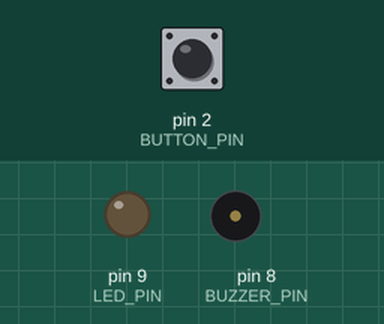
This sketch was run on a simulated Arduino Uno, built with avr-gcc and run on an emulated ATmega328P. Parts: output pins drawn as LEDs (lit = HIGH), buzzer (waves = sounding, pin HIGH). Inputs (shaded band) come from the test bench; at power-on: pin 2 (BUTTON_PIN) HIGH. What the sketch prints to the serial monitor is not drawn.

Above: at 1.2 s.
1.3 s: pin 2 (BUTTON_PIN) pulled LOW for 0.15 s
At 1.4 s:
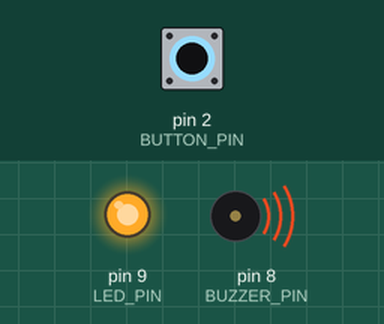
2.9 s: pin 2 (BUTTON_PIN) pulled LOW for 3.2 s
At 7.3 s:
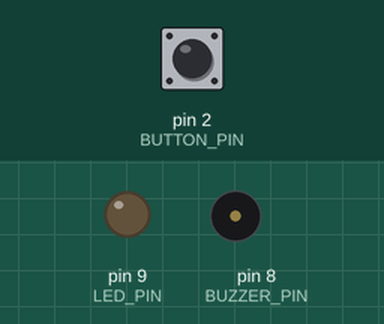
Timing chart, 0 to 8.8 s (numbered marks = the images above; inputs shaded):
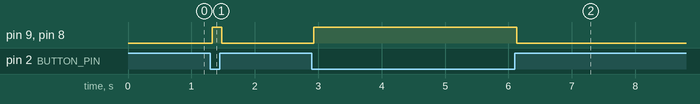

Measured:
- after the input at 1.3 s, pin 9 (LED_PIN), pin 8 (BUZZER_PIN): LOW → HIGH at once, → LOW 0.15 s later
- after the input at 2.9 s, pin 9 (LED_PIN), pin 8 (BUZZER_PIN): LOW → HIGH at once, → LOW 3.2 s later

The sketch:

Controls.ino
```cpp
const int BUZZER_PIN = 8; // 5V Active Buzzer
const int LED_PIN = 9;    // 5mm LED + 220 ohm resistor
const int BUTTON_PIN = 2; // Tactile push button (INPUT_PULLUP)

// Timing rules from Slide 8
const unsigned long BASE_UNIT = 120;     // 1T = 120ms
const unsigned long DOT_THRESHOLD = 250; // <250ms = Dot, >=250ms = Dash
const unsigned long LETTER_GAP = 360;    // 3T = 360ms
const unsigned long WORD_GAP = 840;      // 7T = 840ms
const unsigned long DEBOUNCE_DELAY = 30; // 30ms debounce

int buttonState = HIGH;
int lastReading = HIGH;
unsigned long lastDebounceTime = 0;
unsigned long pressStart = 0;
unsigned long releaseStart = 0;

bool sentLetterGap = true;
bool sentWordGap = true;

String txQueue = "";
unsigned long timer = 0;
unsigned long duration = 0;
bool isBeeping = false;
bool isPausing = false;

void setup()
{
    pinMode(BUZZER_PIN, OUTPUT);
    pinMode(LED_PIN, OUTPUT);
    pinMode(BUTTON_PIN, INPUT_PULLUP);
    Serial.begin(9600);
}

void loop()
{
    unsigned long now = millis();
    readButton(now);
    readSerial();
    playQueue(now);
}

void readButton(unsigned long now)
{
    int reading = digitalRead(BUTTON_PIN);
    if (reading != lastReading)
    {
        lastDebounceTime = now;
    }

    if ((now - lastDebounceTime) > DEBOUNCE_DELAY)
    {
        if (reading != buttonState)
        {
            buttonState = reading;

            if (buttonState == LOW)
            {
                pressStart = now;
                digitalWrite(BUZZER_PIN, HIGH);
                digitalWrite(LED_PIN, HIGH);
            }
            else
            {
                digitalWrite(BUZZER_PIN, LOW);
                digitalWrite(LED_PIN, LOW);
                releaseStart = now;

                if ((now - pressStart) < DOT_THRESHOLD)
                {
                    Serial.print('.');
                }
                else
                {
                    Serial.print('-');
                }
                sentLetterGap = false;
                sentWordGap = false;
            }
        }
    }
    lastReading = reading;

    if (buttonState == HIGH)
    {
        unsigned long silence = now - releaseStart;
        if (!sentLetterGap && silence >= LETTER_GAP)
        {
            Serial.print(' '); // Tells Python to decode the letter
            sentLetterGap = true;
        }
        if (sentLetterGap && !sentWordGap && silence >= WORD_GAP)
        {
            Serial.print('/'); // Tells Python to insert a word space
            sentWordGap = true;
        }
    }
}

void readSerial()
{
    while (Serial.available() > 0)
    {
        char c = Serial.read();
        if (c == '.' || c == '-' || c == ' ' || c == '/')
        {
            txQueue += c;
        }
    }
}

void playQueue(unsigned long now)
{
    if (isBeeping)
    {
        if (now - timer >= duration)
        {
            digitalWrite(BUZZER_PIN, LOW);
            digitalWrite(LED_PIN, LOW);
            isBeeping = false;
            isPausing = true;
            timer = now;
            duration = BASE_UNIT; // 120ms intra-character gap
        }
        return;
    }

    if (isPausing)
    {
        if (now - timer >= duration)
        {
            isPausing = false;
        }
        return;
    }

    if (txQueue.length() > 0)
    {
        char sym = txQueue.charAt(0);
        txQueue.remove(0, 1);

        if (sym == '.')
        {
            digitalWrite(BUZZER_PIN, HIGH);
            digitalWrite(LED_PIN, HIGH);
            isBeeping = true;
            timer = now;
            duration = BASE_UNIT; // 120ms
        }
        else if (sym == '-')
        {
            digitalWrite(BUZZER_PIN, HIGH);
            digitalWrite(LED_PIN, HIGH);
            isBeeping = true;
            timer = now;
            duration = BASE_UNIT * 3; // 360ms
        }
        else if (sym == ' ')
        {
            isPausing = true;
            timer = now;
            duration = LETTER_GAP - BASE_UNIT; // Total 360ms gap
        }
        else if (sym == '/')
        {
            isPausing = true;
            timer = now;
            duration = WORD_GAP - LETTER_GAP; // Total 840ms gap
        }
    }
}
```
